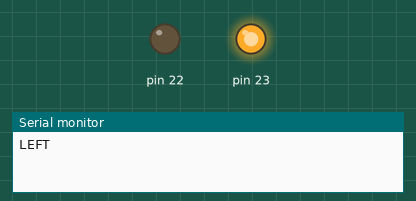
Recording of a sketch running on a simulated Arduino Mega 2560, built with avr-gcc and run on an emulated ATmega2560. Shown: output pins drawn as LEDs (lit = HIGH), the last lines printed to the serial monitor.

Above: at 2.5 s.
At 7.5 s:
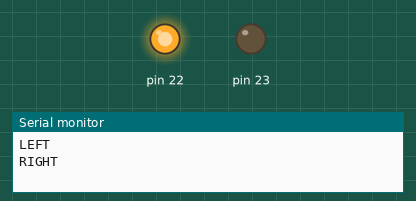
Timing chart, 0 to 13.0 s (numbered marks = the images above):
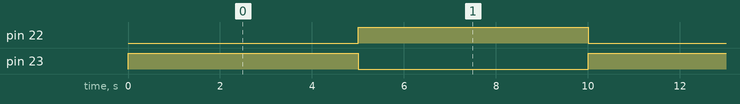

The sketch:

Latching_Solenoid_Valve_testing.ino
```cpp
void setup()
{
  Serial.begin(115200);
  pinMode(23, OUTPUT);
  pinMode(22, OUTPUT);
}


void loop()
{
    Serial.println("LEFT");
    digitalWrite(23,HIGH);
    digitalWrite(22,LOW);
    delay(5000);
    Serial.println("RIGHT");
    digitalWrite(23,LOW);
    digitalWrite(22,HIGH);
    delay(5000);

}
```

Measured:
- by itself, pin 22, pin 23: alternates HIGH for 5.0 s and LOW for 5.0 s
